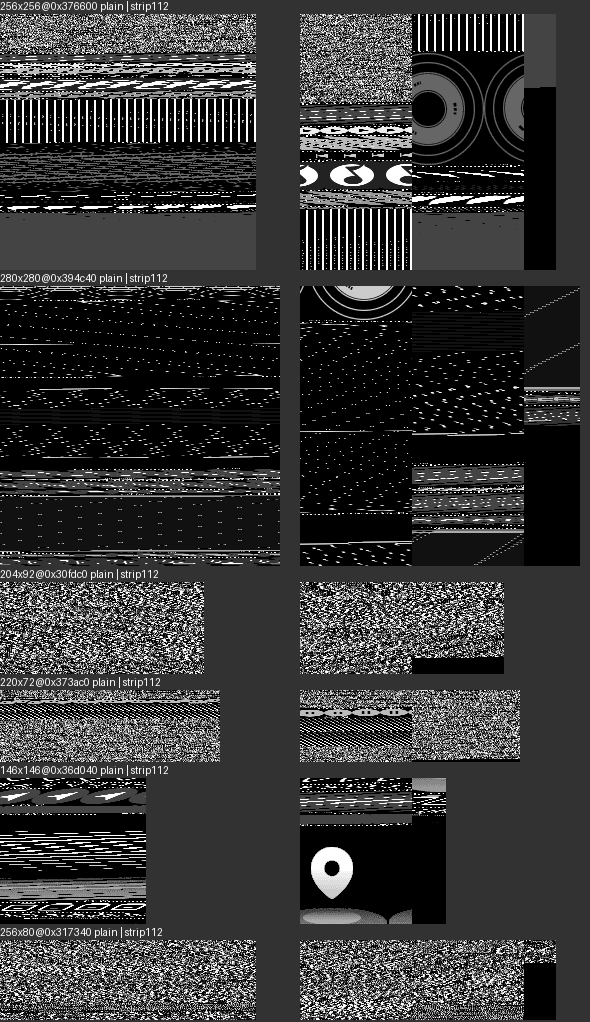

Source code (Python):
import numpy as np
from PIL import Image, ImageDraw
from framework import D
def gray4(fo,w,h,hi=True):
    stride=(w+1)//2; b=D[fo+64:fo+64+stride*h]
    hh=(b>>4)&0xF;ll=b&0xF; idx=np.empty(len(b)*2,np.uint8)
    if hi:idx[0::2]=hh;idx[1::2]=ll
    else:idx[0::2]=ll;idx[1::2]=hh
    return idx[:h*stride*2].reshape(h,stride*2)[:,:w]
def stripdeswiz(fo,w,h,SWpx=112,hi=True):
    # original(y,x): strip=x//SWpx, within=x%SWpx; storage nibble= strip*(SWpx*h)+ y*SWpx + within
    stride=(w+1)//2; b=D[fo+64:fo+64+stride*h]
    hh=(b>>4)&0xF;ll=b&0xF; nb=np.empty(len(b)*2,np.uint8)
    if hi:nb[0::2]=hh;nb[1::2]=ll
    else:nb[0::2]=ll;nb[1::2]=hh
    Wp=stride*2
    Y,X=np.mgrid[0:h,0:Wp]
    strip=X//SWpx; within=X%SWpx
    si=(strip*(SWpx*h)+Y*SWpx+within).ravel()
    out=np.zeros(h*Wp,np.uint8); v=si<len(nb); out[v]=nb[si[v]]
    return out.reshape(h,Wp)[:,:w]
wides=[(256,256,0x376600),(280,280,0x394c40),(204,92,0x30fdc0),(220,72,0x373ac0),(146,146,0x36d040),(256,80,0x317340)]
# render plain vs strip112 side by side, grayscale
rowsimg=[]
for w,h,fo in wides:
    a=gray4(fo,w,h); b=stripdeswiz(fo,w,h,112)
    rowsimg.append((f"{w}x{h}@{fo:#x}",a,b))
maxw=max(w for w,h,fo in wides)
cell=maxw
sh=Image.new('L',(2*cell+30, sum(h for w,h,fo in wides)+ len(wides)*16 ),50)
dr=ImageDraw.Draw(sh); yoff=0
for (lb,a,b),(w,h,fo) in zip(rowsimg,wides):
    dr.text((0,yoff),lb+" plain | strip112",fill=255); yoff+=14
    sh.paste(Image.fromarray((a*17).astype(np.uint8)),(0,yoff))
    sh.paste(Image.fromarray((b*17).astype(np.uint8)),(cell+20,yoff))
    yoff+=h+2
sh.save("wides.png"); print("saved")
